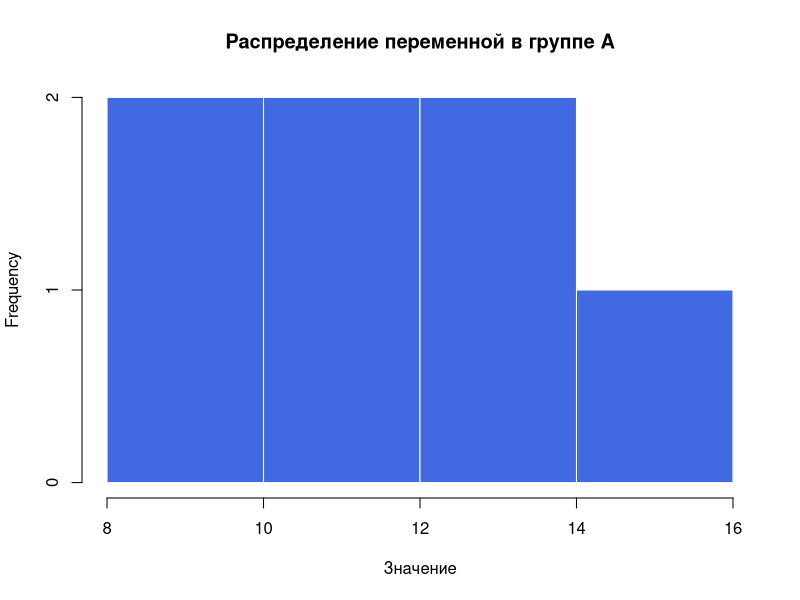
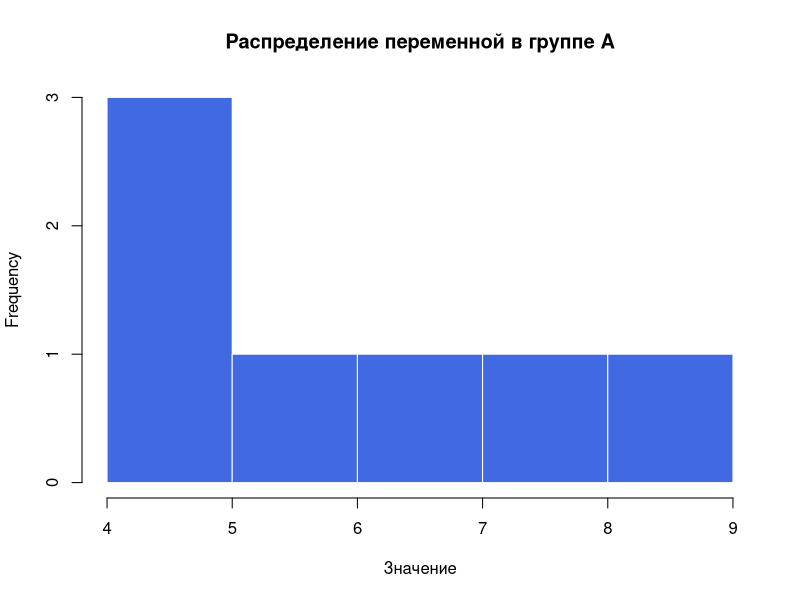
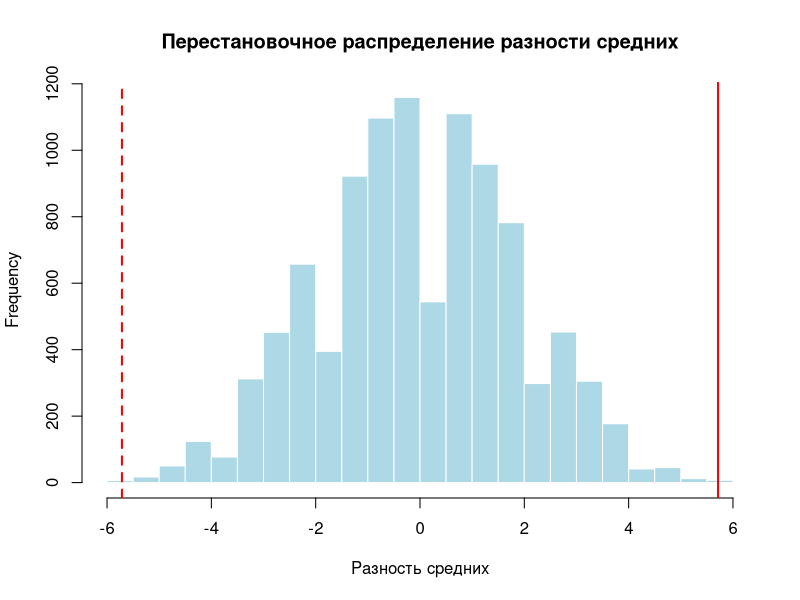

Write R code to recreate these figures, in order.
# Данные
group_A <- c(12, 15, 10, 11, 9, 14, 13)
group_B <- c(5, 7, 8, 6, 4, 5, 9)

#par(mfrow=c(2,1))
hist(group_A, main = "Распределение переменной в группе A",
     xlab = "Значение", col = "royalblue", border = "white")
hist(group_B, main = "Распределение переменной в группе A",
     xlab = "Значение", col = "royalblue", border = "white")


# Объединяем
values <- c(group_A, group_B)
group <- factor(rep(c("A", "B"), each = 7))

# Разница средних (наблюдаемая)
obs_diff <- mean(group_A) - mean(group_B)
obs_diff

set.seed(42)            # фиксируем случайность для воспроизводимости
n_perm <- 10000         # число перестановок
perm_diffs <- numeric(n_perm)

for (i in 1:n_perm) {
  shuffled <- sample(values)                         # случайно перемешиваем
  new_A <- shuffled[1:length(group_A)]               # новые "группы"
  new_B <- shuffled[(length(group_A)+1):length(values)]
  perm_diffs[i] <- mean(new_A) - mean(new_B)         # сохраняем разницу средних
}

# Эмпирическое p-значение (двусторонний тест)
p_value <- mean(abs(perm_diffs) >= abs(obs_diff))
p_value

par(mfrow=c(1,1))
hist(perm_diffs, breaks = 40, main = "Перестановочное распределение разности средних",
     xlab = "Разность средних", col = "lightblue", border = "white")
abline(v = obs_diff, col = "red", lwd = 2)
abline(v = -obs_diff, col = "red", lwd = 2, lty = 2)
